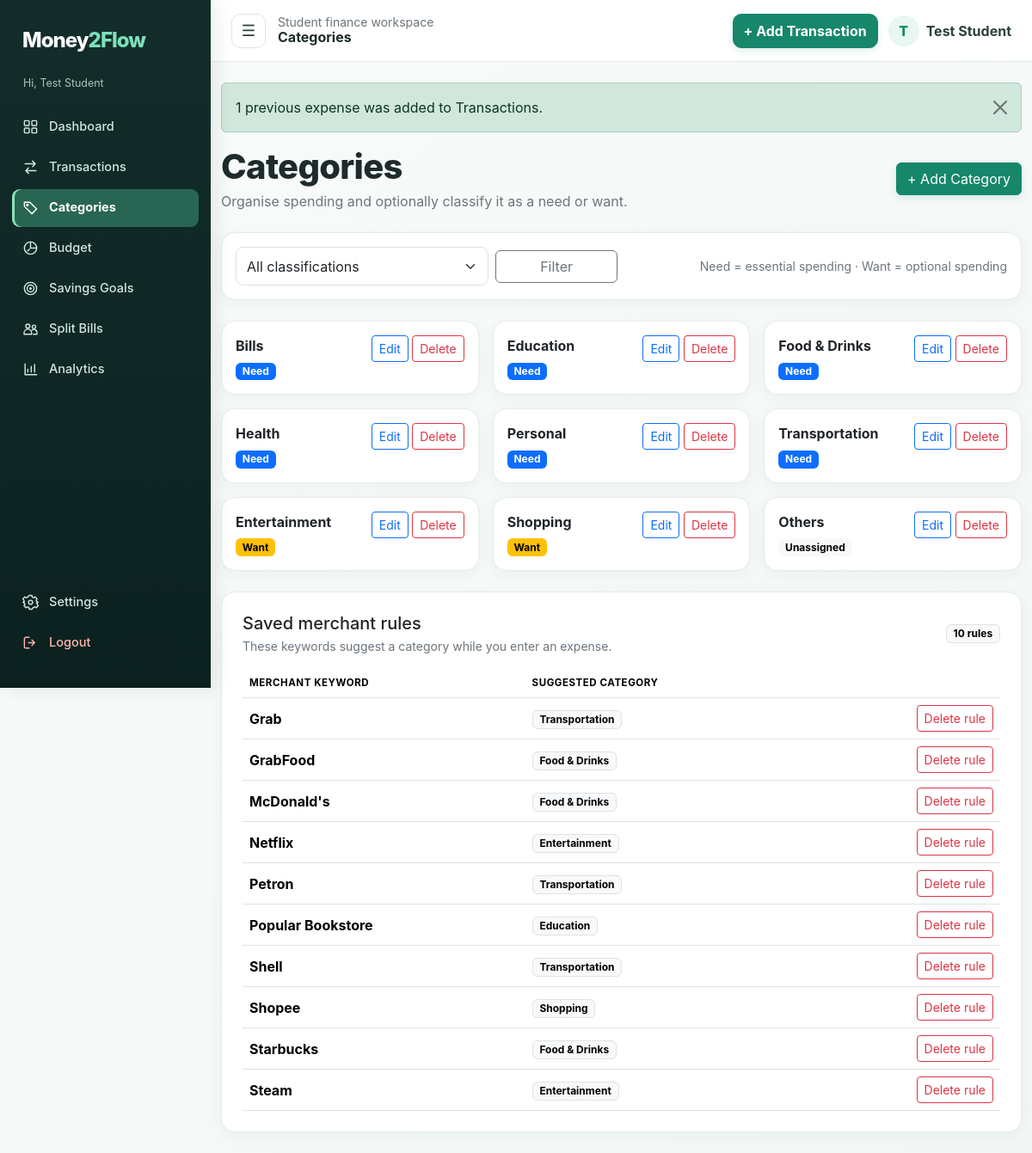
Screenshot of /categories/index.php (signed in) with the database file from the repository.
### tables this page shows
CREATE TABLE categories (id INT UNSIGNED AUTO_INCREMENT PRIMARY KEY,user_id INT UNSIGNED NOT NULL,name VARCHAR(80) NOT NULL,need_want ENUM('Need','Want') NULL,created_at TIMESTAMP DEFAULT CURRENT_TIMESTAMP,UNIQUE KEY uq_category_user_name(user_id,name),CONSTRAINT fk_categories_user FOREIGN KEY(user_id) REFERENCES users(id) ON DELETE CASCADE);

CREATE TABLE category_rules (rule_id INT UNSIGNED AUTO_INCREMENT PRIMARY KEY,user_id INT UNSIGNED NOT NULL,merchant_keyword VARCHAR(120) NOT NULL,category_id INT UNSIGNED NOT NULL,created_at TIMESTAMP DEFAULT CURRENT_TIMESTAMP,UNIQUE KEY uq_category_rule_keyword(user_id,merchant_keyword),INDEX ix_category_rules_category(category_id),CONSTRAINT fk_category_rules_user FOREIGN KEY(user_id) REFERENCES users(id) ON DELETE CASCADE,CONSTRAINT fk_category_rules_category FOREIGN KEY(category_id) REFERENCES categories(id) ON DELETE CASCADE);

### config/database.php (called while the page is built, shortened)
<?php
function db(): PDO {
    static $pdo = null;
    if ($pdo === null) {
        $pdo = new PDO('mysql:host=' . DB_HOST . ';dbname=' . DB_NAME . ';charset=utf8mb4', DB_USER, DB_PASS, [
            PDO::ATTR_ERRMODE => PDO::ERRMODE_EXCEPTION,
            PDO::ATTR_DEFAULT_FETCH_MODE => PDO::FETCH_ASSOC,
            PDO::ATTR_EMULATE_PREPARES => false,
        ]);
    }
    return $pdo;
}

### includes/auth.php (called while the page is built, shortened)
<?php
require_once __DIR__ . '/../config/database.php';
function e(?string $value): string { return htmlspecialchars((string)$value, ENT_QUOTES, 'UTF-8'); }

### categories/index.php (the view, shortened to what this page needs)
<?php
require_once __DIR__ . '/../includes/auth.php';
$where = ['user_id = ?'];
$arguments = [user_id()];
$statement = db()->prepare('SELECT * FROM categories WHERE ' . implode(' AND ', $where) . ' ORDER BY need_want IS NULL, need_want, name');
$statement->execute($arguments);
$categoryRows = $statement->fetchAll();
$statement = db()->prepare('SELECT r.rule_id,r.merchant_keyword,c.name category_name FROM category_rules r JOIN categories c ON c.id=r.category_id AND c.user_id=r.user_id WHERE r.user_id=? ORDER BY r.merchant_keyword');
$statement->execute([user_id()]);
$categoryRules = $statement->fetchAll();
require_once __DIR__ . '/../includes/header.php';
?>
<div class="d-flex flex-wrap justify-content-between align-items-center gap-3 mb-4">
    <div><h1 class="page-title mb-1">Categories</h1><p class="text-secondary mb-0">Organise spending and optionally classify it as a need or want.</p></div>
    <button class="btn btn-primary" data-bs-toggle="collapse" data-bs-target="#categoryForm">+ Add Category</button>
</div>
<div class="card p-3 mb-4">
    <form class="row g-2 align-items-center">
        <div class="col-md-4"><select class="form-select" name="classification"><option value="">All classifications</option></select></div>
        <div class="col-md-2"><button class="btn btn-outline-secondary w-100">Filter</button></div>
        <div class="col-md-6 text-md-end text-secondary small">Need = essential spending · Want = optional spending</div>
    </form>
</div>
<div class="row g-3">
<?php foreach ($categoryRows as $category): ?>
    <div class="col-sm-6 col-xl-4"><div class="card p-3 h-100"><div class="d-flex align-items-start justify-content-between gap-3"><div><div class="fw-bold mb-1"><?= e($category['name']) ?></div><?php if ($category['need_want']): ?><span class="badge <?= $category['need_want']==='Need'?'text-bg-primary':'text-bg-warning' ?>"><?= e($category['need_want']) ?></span><?php else: ?><span class="badge text-bg-light">Unassigned</span><?php endif; ?></div><div class="text-nowrap"><a class="btn btn-sm btn-outline-primary" href="?edit=<?= (int)$category['id'] ?>#categoryForm">Edit</a> <form class="d-inline" method="post"><input type="hidden" name="csrf" value="<?= e(csrf()) ?>"><input type="hidden" name="action" value="delete"><input type="hidden" name="id" value="<?= (int)$category['id'] ?>"><button data-confirm="Delete this category?" class="btn btn-sm btn-outline-danger">Delete</button></form></div></div></div></div>
<?php endforeach; ?>
</div>
<div class="card p-4 mt-4" id="merchantRules">
    <div class="d-flex flex-wrap justify-content-between align-items-center gap-2 mb-3"><div><h5 class="mb-1">Saved merchant rules</h5><p class="text-secondary small mb-0">These keywords suggest a category while you enter an expense.</p></div><span class="badge text-bg-light border"><?= count($categoryRules) ?> rule<?= count($categoryRules)===1?'':'s' ?></span></div>
    <?php if ($categoryRules): ?><div class="table-responsive"><table class="table align-middle mb-0"><thead><tr><th>Merchant keyword</th><th>Suggested category</th><th></th></tr></thead><tbody><?php foreach ($categoryRules as $rule): ?><tr><td><strong><?= e($rule['merchant_keyword']) ?></strong></td><td><span class="badge text-bg-light border"><?= e($rule['category_name']) ?></span></td><td class="text-end"><form method="post"><input type="hidden" name="csrf" value="<?= e(csrf()) ?>"><input type="hidden" name="action" value="delete_rule"><input type="hidden" name="rule_id" value="<?= (int)$rule['rule_id'] ?>"><button class="btn btn-sm btn-outline-danger" data-confirm="Delete this merchant rule?">Delete rule</button></form></td></tr><?php endforeach; ?></tbody></table></div><?php else: ?><div class="empty-state"><strong>No merchant rules yet</strong><span>Save a transaction with “Remember this merchant” to create one.</span></div><?php endif; ?>
</div>
<?php require_once __DIR__ . '/../includes/footer.php'; ?>

### assets/css/style.css (style rules this page uses)
:root { --green:#16876b;--green-light:#e8f7f0;--dark:#132d2b;--soft:#f5f8f7 }
body { background:linear-gradient(135deg,#f8fbfa 0%,#f2f7f5 100%);color:#1d2b2a;font-family:Inter,system-ui,-apple-system,sans-serif }
.card { border:1px solid #e3ece8;border-radius:16px;box-shadow:0 4px 18px #16352b0b;background:#fff }
.btn-primary { background:var(--green);border-color:var(--green);box-shadow:0 3px 8px #16876b25 }
.table>thead { color:#657673;font-size:.72rem;text-transform:uppercase;letter-spacing:.55px }
.table>tbody>tr { transition:background .15s }
.form-control,.form-select { border-radius:9px;padding:.6rem .75rem;border-color:#d7e3df }
.page-title { font-weight:800;letter-spacing:-.7px }

### rows the page displays
categories: name "Bills", need_want "Need"
categories: name "Education", need_want "Need"
categories: name "Food & Drinks", need_want "Need"
categories: name "Health", need_want "Need"
categories: name "Personal", need_want "Need"
categories: name "Transportation", need_want "Need"
categories: name "Entertainment", need_want "Want"
categories: name "Shopping", need_want "Want"
categories: name "Others", shows "Unassigned"
category_rules: merchant_keyword "Grab", category.name "Transportation"
category_rules: merchant_keyword "GrabFood", category.name "Food & Drinks"
category_rules: merchant_keyword "McDonald's", category.name "Food & Drinks"
category_rules: merchant_keyword "Netflix", category.name "Entertainment"
category_rules: merchant_keyword "Petron", category.name "Transportation"
category_rules: merchant_keyword "Popular Bookstore", category.name "Education"
category_rules: merchant_keyword "Shell", category.name "Transportation"
category_rules: merchant_keyword "Shopee", category.name "Shopping"
category_rules: merchant_keyword "Starbucks", category.name "Food & Drinks"
category_rules: merchant_keyword "Steam", category.name "Entertainment"

### other values shown
$_SESSION['user_name'] "Test Student"
$label "Dashboard"
$label "Transactions"
$label "Categories"
$label "Budget"
$label "Savings Goals"
$label "Split Bills"
$label "Analytics"
$page_title "Categories"
substr($_SESSION['user_name'] ?? 'S', 0, 1) "T"
$message "1 previous expense was added to Transactions."
count($categoryRules) "10"
